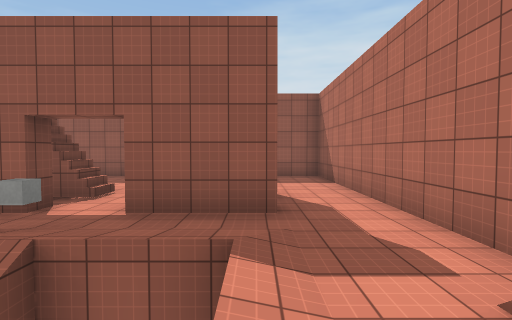
[1] (above)

15 first-person views from a walk through a scene from a Unity 3-D project. The camera is 1.5 m above the floor, tilts 2° down and sees 85° across. The floor is counted in squares, 1.89 m on a side. Each view is taken from the middle of a square. On the plan, view 1 faces up. The plan holds only what a view shows up to about 10 squares ahead; the rest is blank. The place goes on beyond the plan. The player character is not drawn. Surface patterns are stand-ins for the level's own textures.

[2]
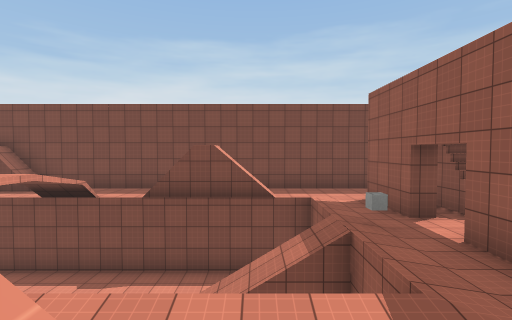

[3]
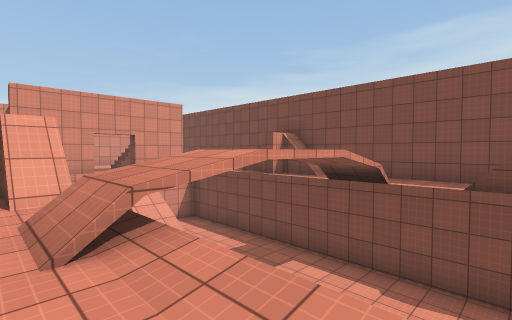

[4]
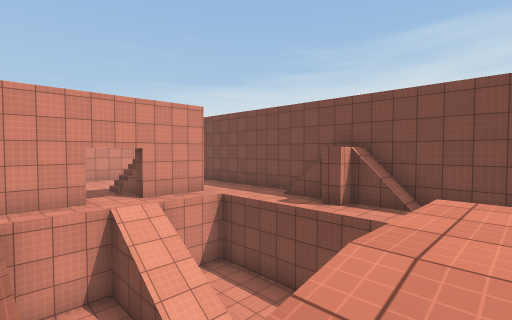

[5]
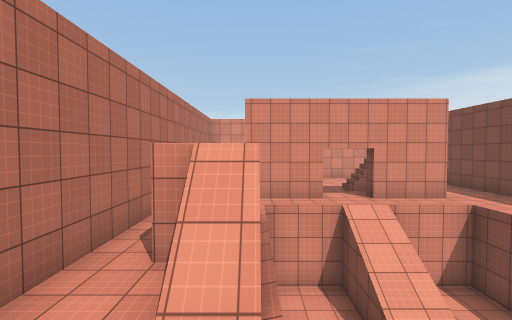

[6]
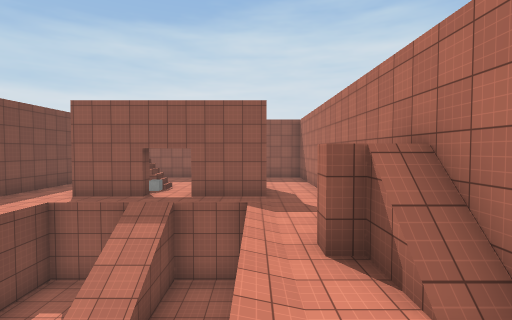

[7]
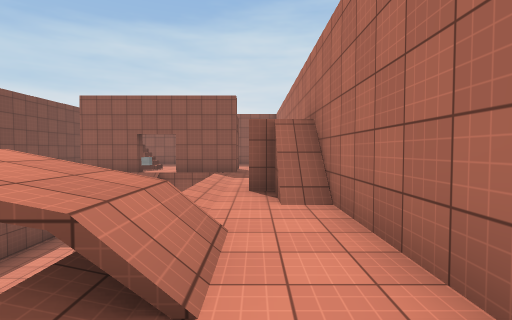

[8]
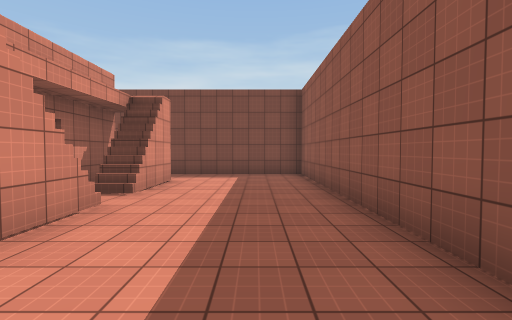

[9]
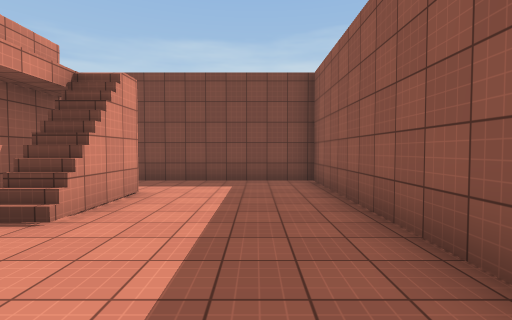

[10]
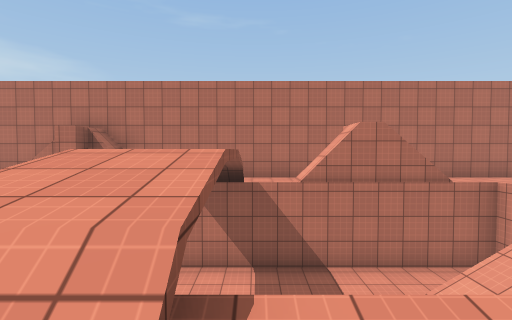

[11]
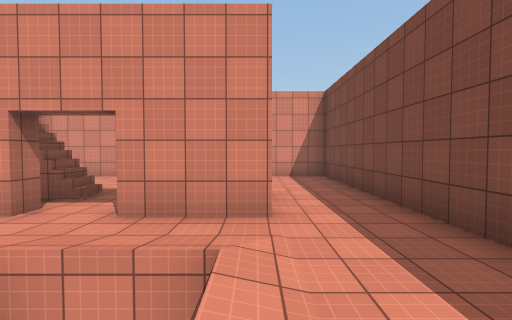

[12]
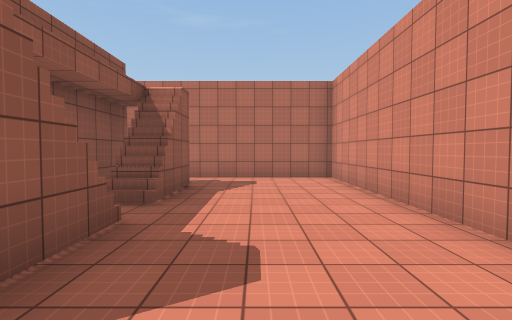

[13]
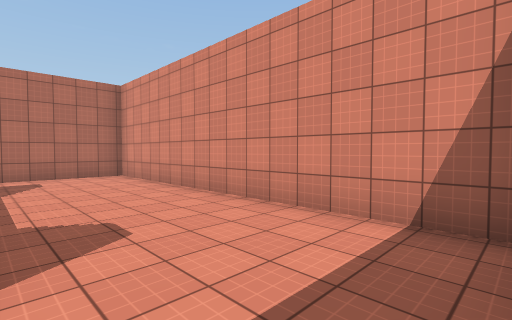

[14]
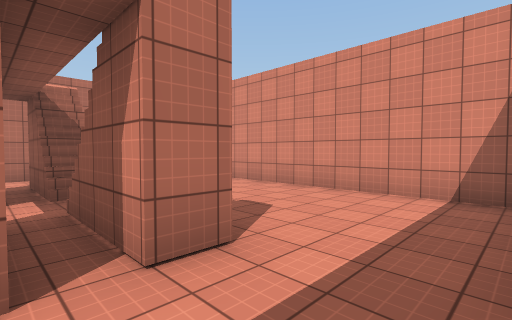

[15]
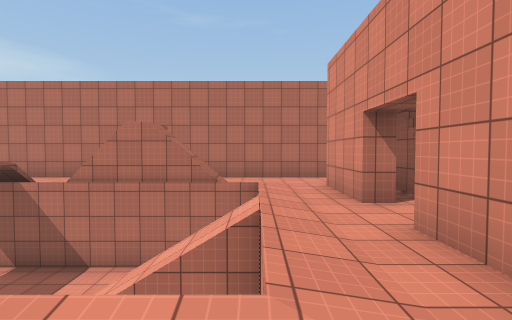

### Floor plan
Key: @ floor where view 1 was taken; # wall or solid block; . main floor; : floor 0.25 m higher than the main floor; - floor 3 m lower than the main floor; + floor 4 m higher than the main floor; / step, stairs or slope; = window, fence, low wall or low ledge; C cube.
Columns run from 8 left of view 1 to 3 right of it. Each row starts with its distance up from view 1.
 10 ############
  9 #..........#
  8 #..........#
  7 #..........#
  6 #..//////..#
  5 #..###/##..#
  4 #..##..##..#
  3 #..:::C::..#
  2 #../-//-/..#
  1 # //-//-///#
  0 # #/-// @//#
 -1 # #/--  ///#
 -2 #.//--  /..#
 -3 #../--  /..#
 -4 #../-- -/..#
 -5 #../-- -/..#
 -6 #///-- -/..#
 -7 #///-/ -##.#
 -8 #/#/-=/-# .#
 -9 #///-//-/..#
-10 #..//////..#
-11 #..........#
-12 #..##..#=..#
-13 #../////+..#
-14 #..........#
-15 #..........#
-16 #..........#
-17 #..........#
-18 ############

Positions as (right, up) in squares from view 1, and headings:
1: (0, 0), facing up
2: (2, 1), facing left
3: (1, -1), facing down-left
4: (0, -4), facing down-left
5: (0, -4), facing down
6: (0, -4), facing up
7: (1, -6), facing up
8: (2, 8), facing left
9: (0, 8), facing left
10: (-6, -5), facing right
11: (-5, -8), facing down
12: (-6, -15), facing right
13: (-7, -14), facing down-right
14: (-7, -12), facing down-right
15: (-6, -10), facing right
